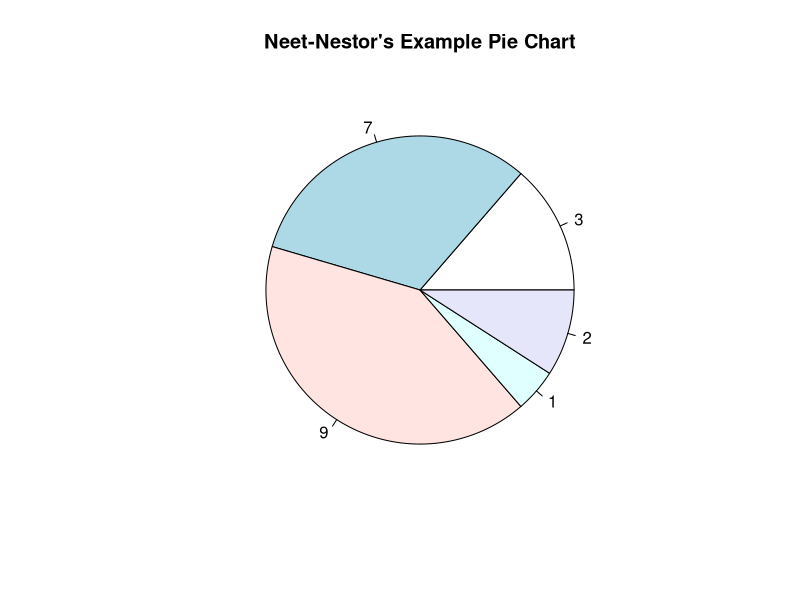

Write the R code that produced this figure.
# An example script to generate a pie chart with base R libraries.
name<-"Neet-Nestor"
values<-c(3,7,9,1,2)
labels<-c("3","7","9","1","2")

pie(values, labels = labels,
    main = paste0(name,
                  "'s Example Pie Chart",sep=""))